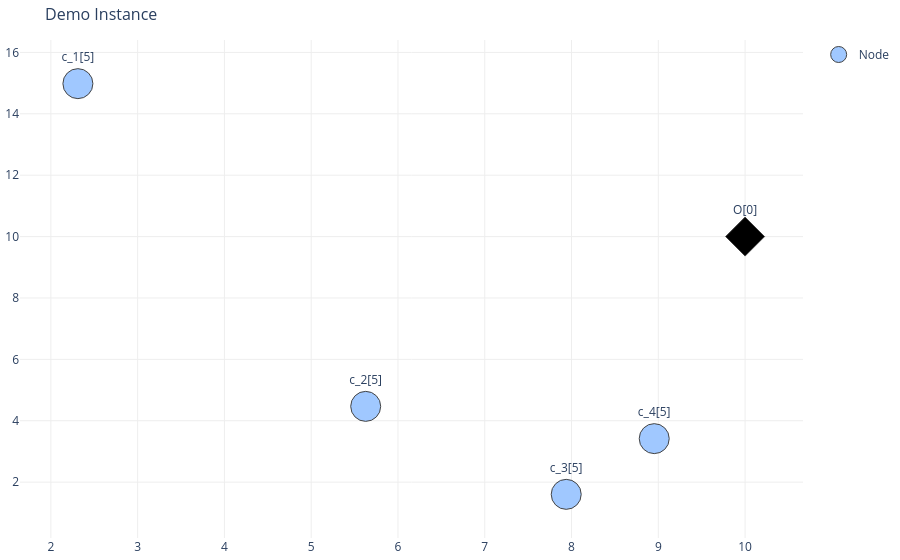

Notebook code cell kept with this figure:
### Markdown cell above
### Plot sample of route generated

### Code cell
sample_r = x['route[10]']
sample_arcs = sample_r[sample_r.index.isin(arcs)][sample_r==1]

route_plot_dict = dict(zip(['arcs_list','config'],
                           [sample_arcs.index.to_list(),edge_plot_config]))
# {arcs_list: [('O','c_1'),('c_1','c_2'),('c_2','O')]
#                           config: {'line_width':.., 'line_color':..., 'dash':..., 'name':...}}
# reformatted_arcs = [merge_depot_arcs_var([t],depot,depot_s,depot_t) for t in sample_arcs.index.to_list()]
print('mr:',sample_r['m'], 'lr:',sample_r['lr'])
# vis_sol.plot_network([route_plot_dict],node_trace,_title="Demo Instance",_cus_dem=customer_demand)
vis_sol.plot_network([],node_trace,_title="Demo Instance",_cus_dem=testing_cust_dem)

### Figure 1 — Plotly figure (JSON) as saved in the notebook; plotly's stock layout.template omitted (floating-point values rounded to 4 significant figures)
{"data": [{"marker": {"color": [2, 2, 2, 2, 4], "colorscale": [[0, "rgb(0,0,0)"], [0.25, "rgb(230,0,0)"], [0.5, "rgb(230,210,0)"], [0.75, "rgb(255,255,255)"], [1, "rgb(160,200,255)"]], "line": {"width": 1}, "reversescale": true, "showscale": false, "size": 30, "symbol": ["circle", "circle", "circle", "circle", "diamond"]}, "mode": "markers+text", "name": "Node", "text": ["c_4[5]", "c_2[5]", "c_1[5]", "c_3[5]", "O[0]"], "textposition": "top center", "type": "scatter", "x": [8.953, 5.628, 2.312, 7.939, 10], "y": [3.417, 4.468, 14.98, 1.602, 10]}], "layout": {"hovermode": "closest", "margin": {"b": 20, "l": 5, "r": 5, "t": 40}, "plot_bgcolor": "rgba(0,0,0,0)", "showlegend": true, "title": {"font": {"size": 16}, "text": "Demo Instance"}, "xaxis": {"gridcolor": "#eee", "showgrid": true, "showticklabels": true, "zeroline": true}, "yaxis": {"gridcolor": "#eee", "showgrid": true, "showticklabels": true, "zeroline": true}}}
